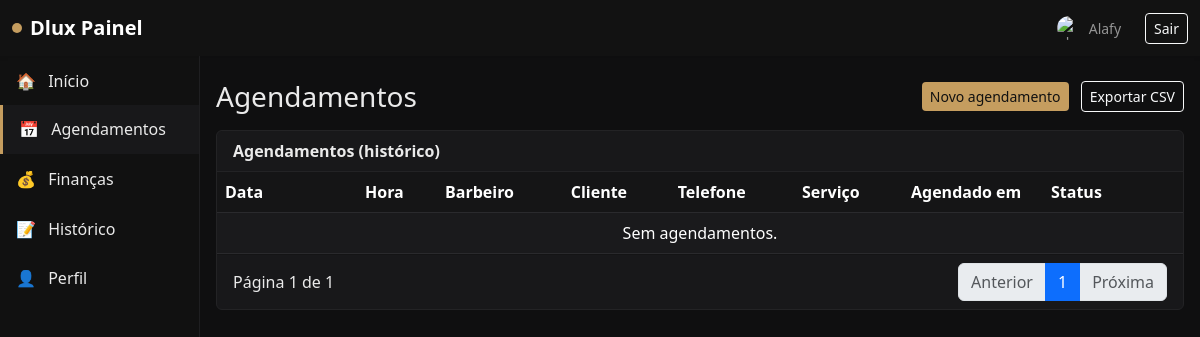
/painel/agendamentos/ (signed in), run on an earlier commit of the app's database.
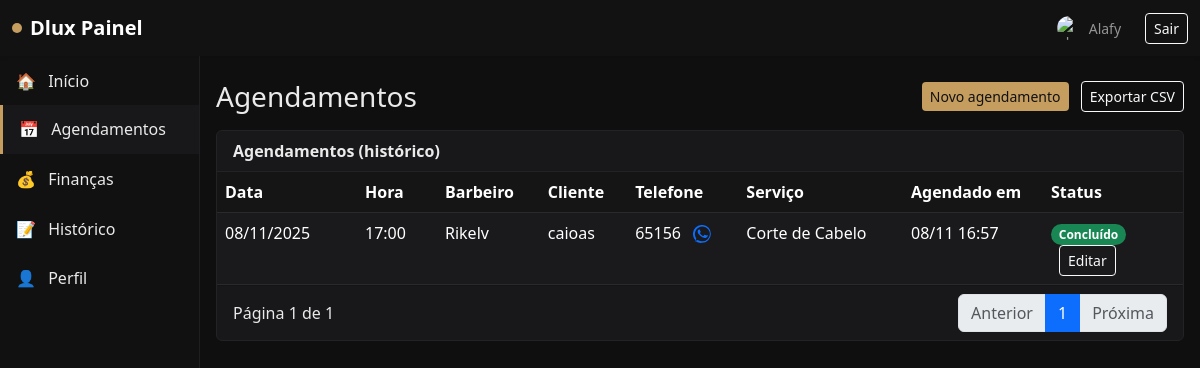
And on a later commit of the database.
### appointments/models.py (models this page shows, shortened)
class Appointment(models.Model):
    STATUS_SCHEDULED = 'scheduled'
    STATUS_DONE = 'done'
    STATUS_CANCELLED = 'cancelled'
    STATUS_CHOICES = [
        (STATUS_SCHEDULED, 'Agendado'),
        (STATUS_DONE, 'Finalizado'),
        (STATUS_CANCELLED, 'Cancelado'),
    ]
    barber = models.ForeignKey(User, on_delete=models.CASCADE, limit_choices_to={'role': User.BARBER}, related_name='appointments')
    client_name = models.CharField(max_length=120)
    client_phone = models.CharField(max_length=32)
    service = models.ForeignKey(Service, on_delete=models.PROTECT)
    start_datetime = models.DateTimeField()
    end_datetime = models.DateTimeField()
    status = models.CharField(max_length=12, choices=STATUS_CHOICES, default=STATUS_SCHEDULED)
    notes = models.TextField(blank=True)
    created_at = models.DateTimeField(auto_now_add=True)
    class Meta:
        indexes = [
            models.Index(fields=['barber', 'start_datetime']),
            models.Index(fields=['status']),
        ]

### users/models.py (models this page shows, shortened)
class User(AbstractUser):
    BARBER = 'barber'
    ADMIN = 'admin'
    ROLE_CHOICES = [
        (BARBER, 'Barbeiro'),
        (ADMIN, 'Administrador'),
    ]
    role = models.CharField(max_length=16, choices=ROLE_CHOICES, default=BARBER)
    display_name = models.CharField(max_length=255, blank=True)
    avatar = models.ImageField(upload_to='avatars/', blank=True, null=True)
    phone = models.CharField(max_length=32, blank=True)

### services/models.py (models this page shows, shortened)
class Service(models.Model):
    title = models.CharField(max_length=120)
    price = models.DecimalField(max_digits=8, decimal_places=2)
    duration_minutes = models.PositiveIntegerField(default=30)
    active = models.BooleanField(default=True)

### users/views.py (the view, shortened to what this page needs)
# urls.py: path('painel/agendamentos/', panel_appointments, name='panel_appointments'),
@login_required
def panel_appointments(request: HttpRequest):
    user: User = request.user  # type: ignore
    now_local = timezone.localtime()
    Appointment.objects.filter(status='scheduled', end_datetime__lte=timezone.now()).update(status='done')
    special_all_view = (getattr(user, 'username', '') or '').lower() in ['kaue', 'alafy', 'alafi', 'alefi']
    if user.role == User.ADMIN or special_all_view:
        qs = Appointment.objects.all().order_by('-start_datetime')
        is_admin = True
    else:
        qs = Appointment.objects.filter(barber=user).order_by('-start_datetime')
        is_admin = False
    page_number = request.GET.get('page', 1)
    paginator = Paginator(qs, 15)
    page_obj = paginator.get_page(page_number)
    return render(request, 'panel_appointments.html', {
        'appointments_page': page_obj,
        'paginator': paginator,
        'is_admin': is_admin,
    })

### templates/panel_appointments.html (shortened to what this page needs)
{% extends 'base.html' %}
{% block content %}
<div class="d-flex justify-content-between align-items-center mb-3">
  <h3 class="mb-0">Agendamentos</h3>
  <div>
    <a href="#" class="btn btn-sm btn-accent" data-bs-toggle="modal" data-bs-target="#quickScheduleModal">Novo agendamento</a>
    <a href="?export=csv" class="btn btn-sm btn-outline-light ms-2">Exportar CSV</a>
  </div>
  </div>
<div class="card card-panel mb-4">
  <div class="card-header fw-semibold">Agendamentos (histórico)</div>
  <div class="card-body p-0">
    <table class="table table-dark table-striped mb-0">
      <thead>
        <tr>
          <th style="width: 140px;">Data</th>
          <th style="width: 80px;">Hora</th>
          {% if is_admin %}<th>Barbeiro</th>{% endif %}
          <th>Cliente</th>
          <th>Telefone</th>
          <th>Serviço</th>
          {% if is_admin %}<th style="width: 140px;">Agendado em</th>{% endif %}
          <th style="width: 140px;">Status</th>
        </tr>
      </thead>
      <tbody>
        {% for a in appointments_page %}
        <tr>
          <td>{{ a.start_datetime|date:'d/m/Y' }}</td>
          <td>{{ a.start_datetime|date:'H:i' }}</td>
          {% if is_admin %}<td>{{ a.barber.display_name|default:a.barber.username }}</td>{% endif %}
          <td>{{ a.client_name }}</td>
          <td>
            {{ a.client_phone }}
            {% if a.client_phone %}
              <a href="https://wa.me/{{ a.client_phone }}" target="_blank" class="ms-2" title="WhatsApp">
              </a>
            {% endif %}
          </td>
          <td>
            {{ a.service.title }}
          </td>
          {% if is_admin %}<td>{{ a.created_at|date:'d/m H:i' }}</td>{% endif %}
          <td>
            {% if a.status == 'scheduled' %}
              <span class="badge rounded-pill text-bg-secondary">Agendado</span>
            {% elif a.status == 'done' %}
              <span class="badge rounded-pill bg-success">Concluído</span>
            {% elif a.status == 'cancelled' %}
              <span class="badge rounded-pill bg-danger">Cancelado</span>
            {% else %}
              <span class="badge rounded-pill badge-accent">{{ a.status }}</span>
            {% endif %}
            <a href="#" class="btn btn-sm btn-outline-light ms-2 edit-appointment-btn"
               data-bs-toggle="modal"
               data-bs-target="#editAppointmentModal"
               data-appointment-id="{{ a.id }}"
               data-appointment-status="{{ a.status }}"
               data-appointment-barber-id="{{ a.barber.id }}">
              Editar
            </a>
          </td>
        </tr>
        {% empty %}
        <tr>
          <td colspan="{% if is_admin %}8{% else %}6{% endif %}" class="text-center muted">Sem agendamentos.</td>
        </tr>
        {% endfor %}
      </tbody>
    </table>
  </div>
  <div class="card-footer d-flex justify-content-between align-items-center">
    <div>
      Página {{ appointments_page.number }} de {{ paginator.num_pages }}
    </div>
    <nav aria-label="Navegação de página">
      <ul class="pagination pagination-dark mb-0">
        {% if appointments_page.has_previous %}
          <li class="page-item"><a class="page-link" href="?page={{ appointments_page.previous_page_number }}">Anterior</a></li>
        {% else %}
          <li class="page-item disabled"><span class="page-link">Anterior</span></li>
        {% endif %}
        {% for num in appointments_page.paginator.page_range %}
          {% if num == appointments_page.number %}
            <li class="page-item active" aria-current="page"><span class="page-link">{{ num }}</span></li>
          {% else %}
            <li class="page-item"><a class="page-link" href="?page={{ num }}">{{ num }}</a></li>
          {% endif %}
        {% endfor %}
        {% if appointments_page.has_next %}
          <li class="page-item"><a class="page-link" href="?page={{ appointments_page.next_page_number }}">Próxima</a></li>
        {% else %}
          <li class="page-item disabled"><span class="page-link">Próxima</span></li>
        {% endif %}
      </ul>
    </nav>
  </div>
</div>
{% endblock %}

What changed in the data, as far as the page shows it:
added Appointment: start_datetime "08/11/2025", start_datetime "17:00", barber.display_name "Rikelv", client_name "caioas", client_phone "65156", service "Corte de Cabelo", created_at "08/11 16:57", status "Concluído"
Also different on the page:
text no longer shown: "Sem agendamentos."
